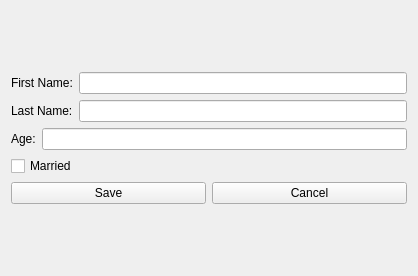
<?xml version="1.0" encoding="UTF-8"?>
<ui version="4.0">
 <class>Form</class>
 <widget class="QWidget" name="Form">
  <property name="geometry">
   <rect>
    <x>0</x>
    <y>0</y>
    <width>418</width>
    <height>276</height>
   </rect>
  </property>
  <property name="minimumSize">
   <size>
    <width>418</width>
    <height>276</height>
   </size>
  </property>
  <property name="maximumSize">
   <size>
    <width>418</width>
    <height>276</height>
   </size>
  </property>
  <property name="windowTitle">
   <string>Form</string>
  </property>
  <layout class="QVBoxLayout" name="verticalLayout_2">
   <item>
    <layout class="QVBoxLayout" name="verticalLayout">
     <item>
      <layout class="QHBoxLayout" name="horizontalLayout">
       <item>
        <widget class="QLabel" name="label">
         <property name="text">
          <string>First Name:</string>
         </property>
        </widget>
       </item>
       <item>
        <widget class="QLineEdit" name="name_line_edit"/>
       </item>
      </layout>
     </item>
     <item>
      <layout class="QHBoxLayout" name="horizontalLayout_2">
       <item>
        <widget class="QLabel" name="label_2">
         <property name="text">
          <string>Last Name:</string>
         </property>
        </widget>
       </item>
       <item>
        <widget class="QLineEdit" name="lineEdit_2"/>
       </item>
      </layout>
     </item>
     <item>
      <layout class="QHBoxLayout" name="horizontalLayout_3">
       <item>
        <widget class="QLabel" name="label_3">
         <property name="text">
          <string>Age:</string>
         </property>
        </widget>
       </item>
       <item>
        <widget class="QLineEdit" name="lineEdit_3"/>
       </item>
      </layout>
     </item>
     <item>
      <widget class="QCheckBox" name="checkBox">
       <property name="text">
        <string>Married</string>
       </property>
      </widget>
     </item>
     <item>
      <layout class="QHBoxLayout" name="horizontalLayout_4">
       <item>
        <widget class="QPushButton" name="save_push_button">
         <property name="text">
          <string>Save</string>
         </property>
        </widget>
       </item>
       <item>
        <widget class="QPushButton" name="close_push_button">
         <property name="text">
          <string>Cancel</string>
         </property>
        </widget>
       </item>
      </layout>
     </item>
    </layout>
   </item>
  </layout>
 </widget>
 <resources/>
 <connections>
  <connection>
   <sender>close_push_button</sender>
   <signal>clicked()</signal>
   <receiver>Form</receiver>
   <slot>close()</slot>
   <hints>
    <hint type="sourcelabel">
     <x>309</x>
     <y>236</y>
    </hint>
    <hint type="destinationlabel">
     <x>208</x>
     <y>137</y>
    </hint>
   </hints>
  </connection>
 </connections>
</ui>
